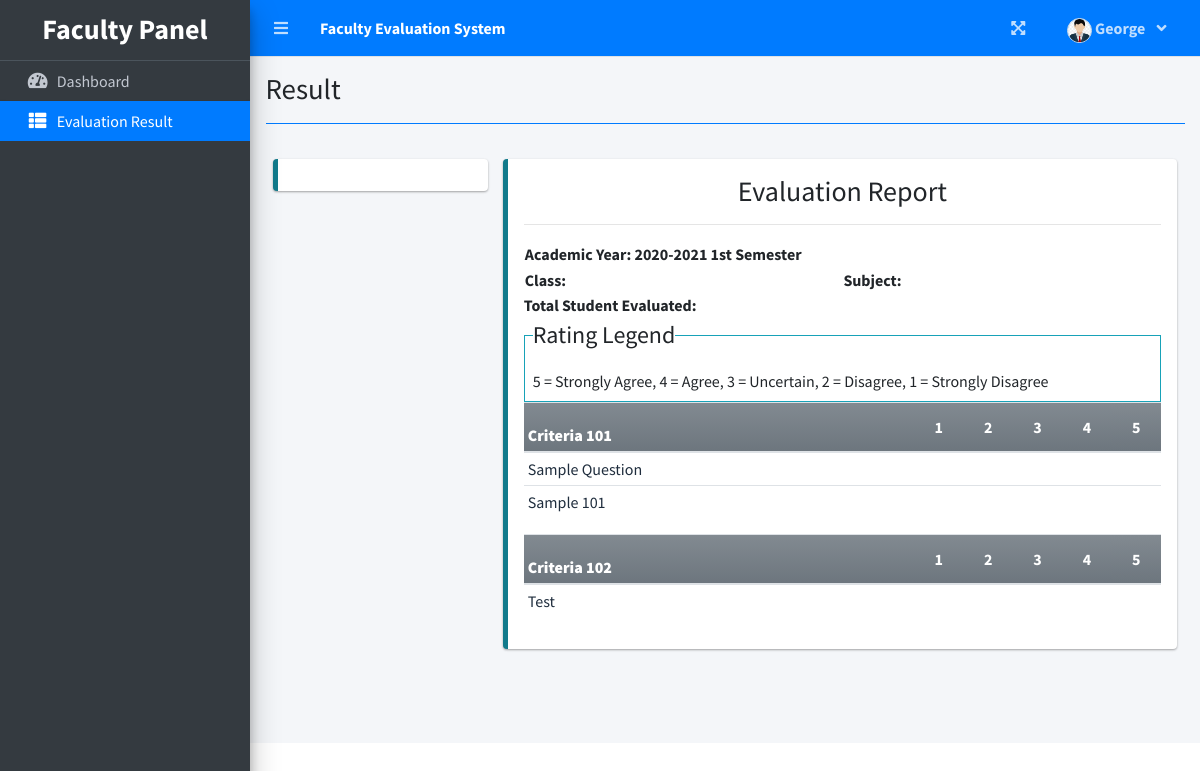
Page /index.php?page=result (signed in) on the committed database.
### tables this page shows
CREATE TABLE `criteria_list` (
  `id` int(30) NOT NULL,
  `criteria` text NOT NULL,
  `order_by` int(30) NOT NULL
);

CREATE TABLE `question_list` (
  `id` int(30) NOT NULL,
  `academic_id` int(30) NOT NULL,
  `question` text NOT NULL,
  `order_by` int(30) NOT NULL,
  `criteria_id` int(30) NOT NULL
);

### faculty/result.php (the view, shortened to what this page needs)
<?php
function ordinal_suffix($num){
    $num = $num % 100;
    if($num < 11 || $num > 13){
         switch($num % 10){
            case 1: return $num.'st';
        }
    }
    return $num.'th';
}
?>
<div class="col-lg-12">
	<div class="row">
	</div>
	<div class="row">
		<div class="col-md-3">
			<div class="callout callout-info">
			</div>
		</div>
		<div class="col-md-9">
			<div class="callout callout-info" id="printable">
			<div>
			<h3 class="text-center">Evaluation Report</h3>
			<hr>
			<table width="100%">
					<tr>
						<td width="50%"><p><b>Academic Year: <span id="ay"><?php echo $_SESSION['academic']['year'].' '.(ordinal_suffix($_SESSION['academic']['semester'])) ?> Semester</span></b></p></td>
						<td></td>
					</tr>
					<tr>
						<td width="50%"><p><b>Class: <span id="classField"></span></b></p></td>
						<td width="50%"><p><b>Subject: <span id="subjectField"></span></b></p></td>
					</tr>
			</table>
				<p class=""><b>Total Student Evaluated: <span id="tse"></span></b></p>
			</div>
				<fieldset class="border border-info p-2 w-100">
				   <legend  class="w-auto">Rating Legend</legend>
				   <p>5 = Strongly Agree, 4 = Agree, 3 = Uncertain, 2 = Disagree, 1 = Strongly Disagree</p>
				</fieldset>
				<?php
						$criteria = $conn->query("SELECT * FROM criteria_list where id in (SELECT criteria_id FROM question_list where academic_id = {$_SESSION['academic']['id']} ) order by abs(order_by) asc ");
						while($crow = $criteria->fetch_assoc()):
					?>
					<table class="table table-condensed wborder">
						<thead>
							<tr class="bg-gradient-secondary">
								<th class=" p-1"><b><?php echo $crow['criteria'] ?></b></th>
								<th width="5%" class="text-center">1</th>
								<th width="5%" class="text-center">2</th>
								<th width="5%" class="text-center">3</th>
								<th width="5%" class="text-center">4</th>
								<th width="5%" class="text-center">5</th>
							</tr>
						</thead>
						<tbody class="tr-sortable">
							<?php
							$questions = $conn->query("SELECT * FROM question_list where criteria_id = {$crow['id']} and academic_id = {$_SESSION['academic']['id']} order by abs(order_by) asc ");
							while($row=$questions->fetch_assoc()):
							?>
							<tr class="bg-white">
								<td class="p-1" width="40%">
									<?php echo $row['question'] ?>
								</td>
								<?php for($c=1;$c<=5;$c++): ?>
								<td class="text-center">
			                      </div>
								</td>
								<?php endfor; ?>
							</tr>
							<?php endwhile; ?>
						</tbody>
					</table>
					<?php endwhile; ?>

### rows in the picture
criteria_list: criteria "Criteria 101"
question_list: question "Sample Question"
question_list: question "Sample 101"
criteria_list: criteria "Criteria 102"
question_list: question "Test"

### other values in the picture
$_SESSION['system']['name'] "Faculty Evaluation System"
$_SESSION['login_firstname'] "George"
$title "Result"
$_SESSION['academic']['year'] "2020-2021"
ordinal_suffix($_SESSION['academic']['semester']) "1st"
